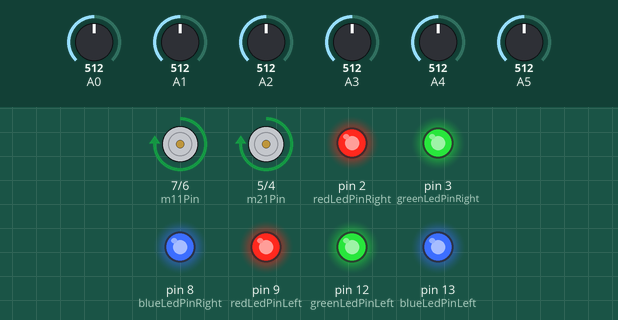
Recording of a sketch running on a simulated Arduino Uno, built with avr-gcc and run on an emulated ATmega328P. Parts: motor-driver pin pairs drawn as motors (green arrow = first pin HIGH = forward, orange = second pin HIGH = backward, longer = more drive, scaled by the enable pin), output pins drawn as LEDs (lit = HIGH). Dashed ring = blinking. The inputs (shaded band) are chosen by the test bench; at power-on: A0 = 512, A4 = 512, A1 = 512, A5 = 512, A2 = 512, A3 = 512.

Above: at 2.1 s.
2.2 s: A0 set to 30
At 2.68 s:
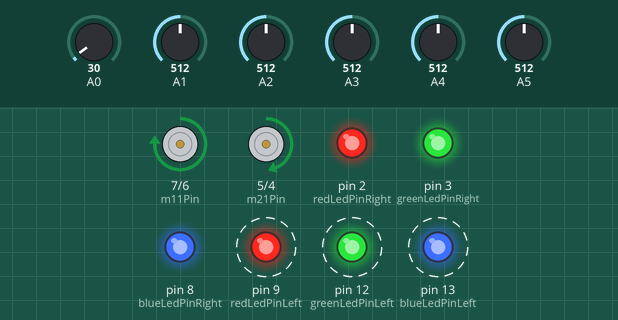
5.2 s: A4 set to 494
At 6.1 s:
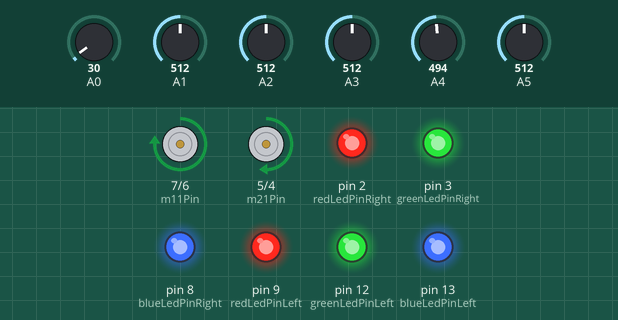
6.7 s: A1 set to 494
At 7.17 s:
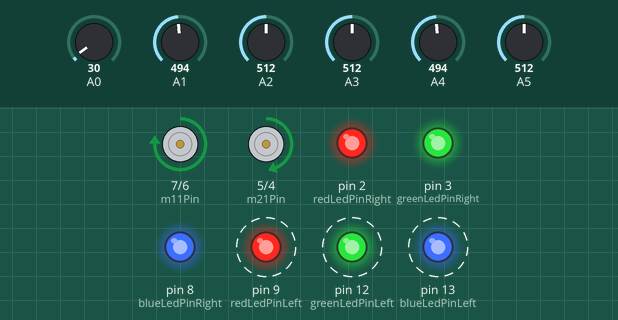
9.7 s: A5 set to 992
At 10.21 s:
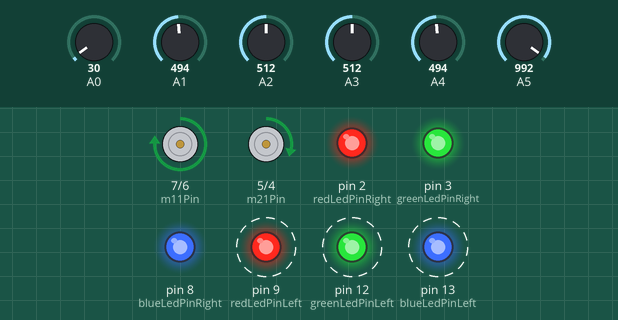
12.7 s: A2 set to 173
At 13.31 s:
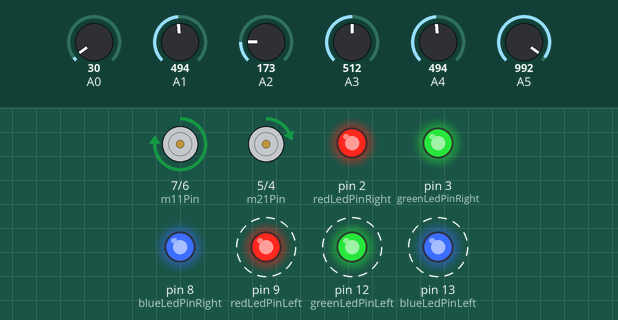
15.7 s: A2 set to 155
At 16.38 s:
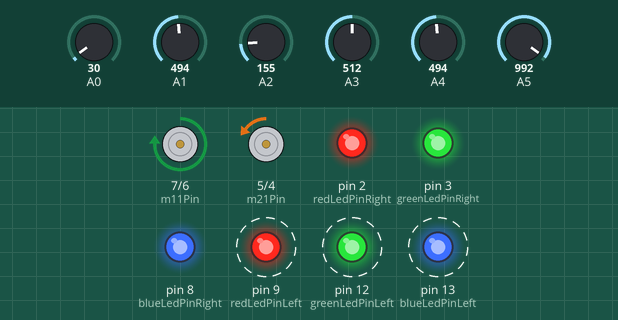
Timing chart, 0 to 19.7 s (numbered marks = the images above; inputs shaded):
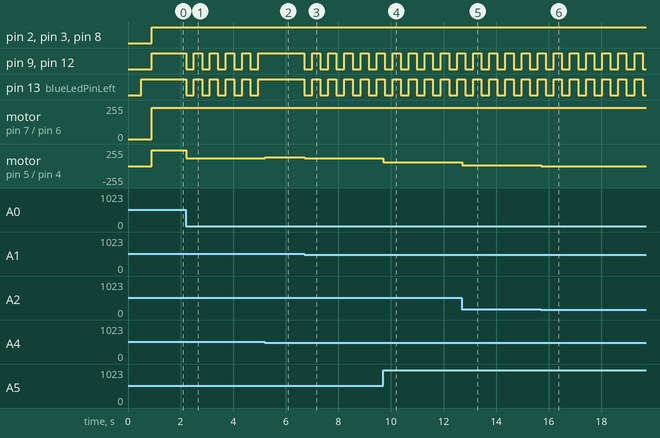

The sketch:

LineFollower.ino
```cpp
#include <QTRSensors.h>
const int m11Pin = 7;
const int m12Pin = 6;
const int m21Pin = 5;
const int m22Pin = 4;
const int m1Enable = 11;
const int m2Enable = 10;

const int redLedPinLeft = 9;
const int greenLedPinLeft = 12;
const int blueLedPinLeft = 13;
const int redLedPinRight = 2;
const int greenLedPinRight = 3;
const int blueLedPinRight = 8;

const int blinkingTime = 300;
int blinkingState = LOW;
unsigned long lastBlink = 0;

int m1Speed = 0;
int m2Speed = 0;

float kp = 20;
float ki = 0;
float kd = 8;

int p = 1;
int i = 0;
int d = 1;

int error = 0;
int lastError = 0;

// speeds
const int maxSpeed = 255;
const int minSpeed = -255;
const int baseSpeed = 235;

QTRSensors qtr;
byte calibrationState = 0;

const int sensorCount = 6;
int sensorValues[sensorCount];
int sensorReads[sensorCount];
int sensors[sensorCount] = {0, 0, 0, 0, 0, 0};

void setup() {
  // pinMode setup
  pinMode(m11Pin, OUTPUT);
  pinMode(m12Pin, OUTPUT);
  pinMode(m21Pin, OUTPUT);
  pinMode(m22Pin, OUTPUT);
  pinMode(m1Enable, OUTPUT);
  pinMode(m2Enable, OUTPUT);

  // led  setup
  pinMode(redLedPinLeft, OUTPUT);
  pinMode(greenLedPinLeft, OUTPUT);
  pinMode(blueLedPinLeft, OUTPUT);
  pinMode(redLedPinRight, OUTPUT);
  pinMode(greenLedPinRight, OUTPUT);
  pinMode(blueLedPinRight, OUTPUT);

  qtr.setTypeAnalog();
  qtr.setSensorPins((const uint8_t[]){A0, A1, A2, A3, A4, A5}, sensorCount);

  delay(500);
  pinMode(LED_BUILTIN, OUTPUT);
  digitalWrite(LED_BUILTIN, HIGH); // turn on Arduino's LED to indicate we are in calibration mode

  calibrateSensors();

  digitalWrite(LED_BUILTIN, LOW);
}

void loop() {
  qtr.read(sensorValues);

  pidControl(kp, ki, kd);

  m1Speed = constrain(m1Speed, minSpeed, maxSpeed);
  m2Speed = constrain(m2Speed, minSpeed, maxSpeed);

  setMotorSpeed(m1Speed, m2Speed);
}

void pidControl(float kp, float ki, float kd) {

  int error = map(qtr.readLineBlack(sensorValues), 0, 5000, -30, 30);

  controlLights(error);

  p = error;
  i = i + error;
  d = error - lastError;

  lastError = error;

  int motorSpeed = kp * p + ki * i + kd * d;

  m1Speed = baseSpeed;
  m2Speed = baseSpeed;

  if (error < 0) {
    m1Speed += motorSpeed;
  }
  else if (error > 0) {
    m2Speed -= motorSpeed;
  }

  if(error < -20) {
    m2Speed -= 40;
  }
  else if(error > 20) {
    m1Speed -= 40;
  }
}

void setMotorSpeed(int motor1Speed, int motor2Speed) {
  if (motor1Speed == 0) {
    digitalWrite(m11Pin, LOW);
    digitalWrite(m12Pin, LOW);
    analogWrite(m1Enable, motor1Speed);
  }  else {
    if (motor1Speed > 0) {
      digitalWrite(m11Pin, HIGH);
      digitalWrite(m12Pin, LOW);
      analogWrite(m1Enable, motor1Speed);
    }
    if (motor1Speed < 0) {
      digitalWrite(m11Pin, LOW);
      digitalWrite(m12Pin, HIGH);
      analogWrite(m1Enable, -motor1Speed);
    }
  }
  if (motor2Speed == 0) {
    digitalWrite(m21Pin, LOW);
    digitalWrite(m22Pin, LOW);
    analogWrite(m2Enable, motor2Speed);
  }
  else {
    if (motor2Speed > 0) {
      digitalWrite(m21Pin, HIGH);
      digitalWrite(m22Pin, LOW);
      analogWrite(m2Enable, motor2Speed);
    }
    if (motor2Speed < 0) {
      digitalWrite(m21Pin, LOW);
      digitalWrite(m22Pin, HIGH);
      analogWrite(m2Enable, -motor2Speed);
    }
  }
}

void controlLights(int error) {
  if (error > 5)  {
    digitalWrite(redLedPinRight, HIGH);
    digitalWrite(greenLedPinRight, HIGH);
    digitalWrite(blueLedPinRight, HIGH);

    if (millis() - lastBlink > blinkingTime) {
      digitalWrite(redLedPinLeft, blinkingState);
      digitalWrite(greenLedPinLeft, blinkingState);
      digitalWrite(blueLedPinLeft, blinkingState);
      blinkingState = !blinkingState;
      lastBlink = millis();
    }
  } else if (error < -5)  {
    digitalWrite(redLedPinLeft, HIGH);
    digitalWrite(greenLedPinLeft, HIGH);
    digitalWrite(blueLedPinLeft, HIGH);

    if (millis() - lastBlink > blinkingTime) {
      digitalWrite(redLedPinRight, blinkingState);
      digitalWrite(greenLedPinRight, blinkingState);
      digitalWrite(blueLedPinRight, blinkingState);
      blinkingState = !blinkingState;
      lastBlink = millis();
    }
  } else {
    digitalWrite(redLedPinRight, HIGH);
    digitalWrite(greenLedPinRight, HIGH);
    digitalWrite(blueLedPinRight, HIGH);
    digitalWrite(redLedPinLeft, HIGH);
    digitalWrite(greenLedPinLeft, HIGH);
    digitalWrite(blueLedPinLeft, HIGH);
  }
}

void calibrateSensors() {
  int passes = 0;
  int calibrationSpeed = 200;

  while (passes < 7) {
    qtr.calibrate();
    qtr.read(sensorReads);

    if (calibrationState == 0) {
      if (sensorReads[0] < 500) {
        setMotorSpeed(calibrationSpeed, -calibrationSpeed);
      } else {
        calibrationState = 1;
      }
    } else {
      if (sensorReads[5] < 500) {
        setMotorSpeed(-calibrationSpeed, calibrationSpeed);
      } else {
        calibrationState = 0;
        passes ++;
      }
    }
  }
}
```

Measured:
- the behaviour switches between 512 and 511 on A4 (found by bisection; images 1 and 2)
- the behaviour switches between 504 and 503 on A1 (found by bisection; images 2 and 3)
- after the input at 2.2 s, pin 9 (redLedPinLeft), pin 12 (greenLedPinLeft), pin 13 (blueLedPinLeft): alternates HIGH for 0.31 s and LOW for 0.30 s, starting at once; motor on pin 5 (m21Pin) / pin 4 (m22Pin): forward 235/255 → forward 115/255 at once
- after the input at 5.2 s, pin 9 (redLedPinLeft), pin 12 (greenLedPinLeft), pin 13 (blueLedPinLeft): stops changing and stays HIGH; motor on pin 5 (m21Pin) / pin 4 (m22Pin): forward 115/255 → forward 135/255 at once
- after the input at 6.7 s, pin 9 (redLedPinLeft), pin 12 (greenLedPinLeft), pin 13 (blueLedPinLeft): alternates HIGH for 0.31 s and LOW for 0.31 s, starting at once; motor on pin 5 (m21Pin) / pin 4 (m22Pin): forward 135/255 → forward 115/255 at once
- after the input at 9.7 s, motor on pin 5 (m21Pin) / pin 4 (m22Pin): forward 115/255 → forward 55/255 at once
- after the input at 12.7 s, motor on pin 5 (m21Pin) / pin 4 (m22Pin): forward 55/255 → forward 15/255 at once
- after the input at 15.7 s, motor on pin 5 (m21Pin) / pin 4 (m22Pin): forward 15/255 → backward 5/255 at once
